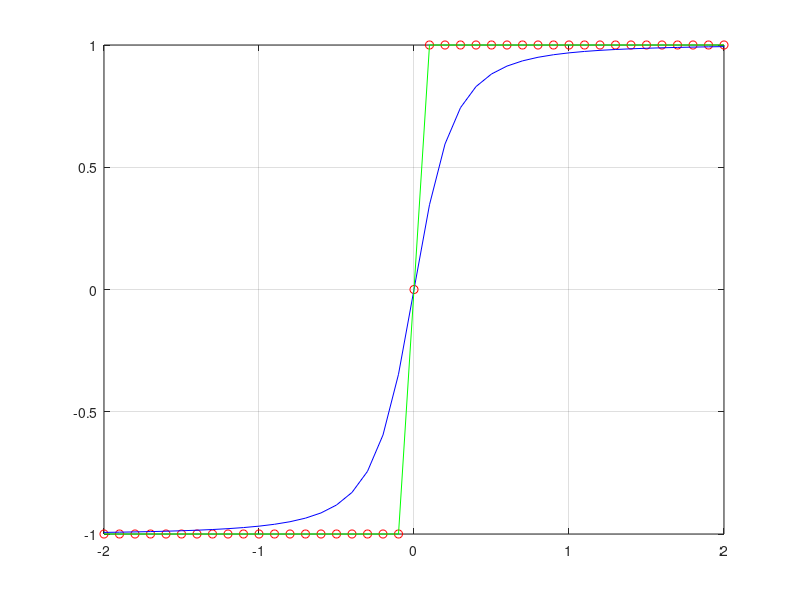

Recreate this plot in MATLAB.
T=0.5;kb=1;
beta=1/(kb*T); zz=[]; J=2;
for h=-2:0.1:2
M=sinh(beta*h)/(sqrt(sinh(beta*h)^2+exp(-4*beta*J)));
zz=[zz; h,M];
end
plot(zz(:,1),zz(:,2),'or')
hold on;
%%%%%%%%%%%%%%%%%%%%%%%%%
T=2;kb=1;
beta=1/(kb*T); zz=[];
for h=-2:0.1:2
M=sinh(beta*h)/(sqrt(sinh(beta*h)^2+exp(-4*beta*J)));
zz=[zz; h,M];
end
plot(zz(:,1),zz(:,2),'b')
grid on;
%%%%%%%%%%%%%%%%%%%%%%%%%%
T=0.1;kb=1;
beta=1/(kb*T); zz=[];
for h=-2:0.1:2
M=sinh(beta*h)/(sqrt(sinh(beta*h)^2+exp(-4*beta*J)));
zz=[zz; h,M];
end
plot(zz(:,1),zz(:,2),'g')
grid on;